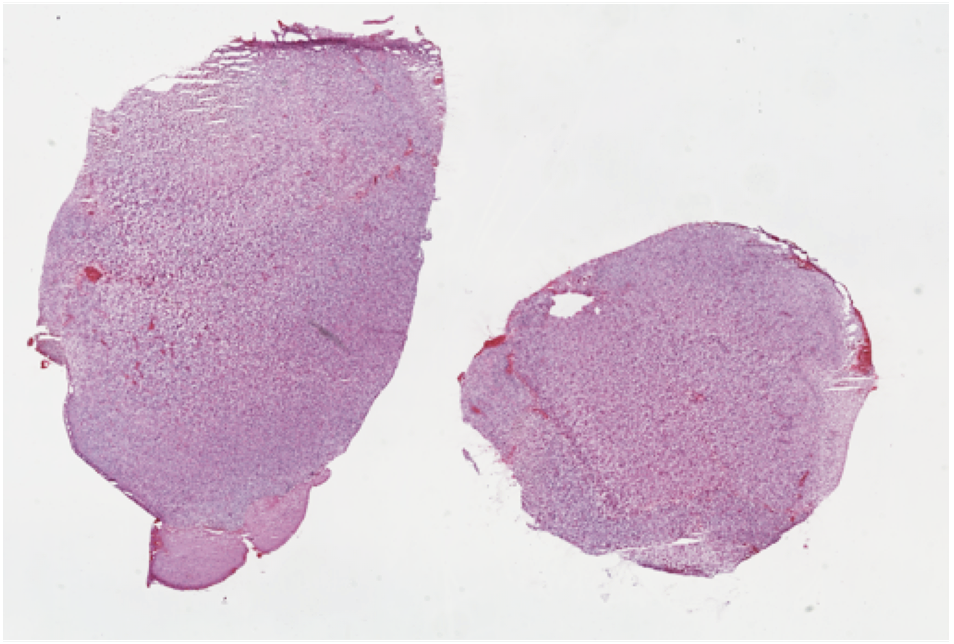
#> input picture PIL_OpenCV_image_processing/image_test.png, 954 x 644 px
$ jupyter execute opencv_part2.ipynb   (shell and % lines are left out)
#> lines starting #> are read from the running program, lines starting #| are printed output that depends on the picture; after the words box and inside, x2 and y2 are one past the last pixel; in counts of white or black regions, pixels touching at a corner belong together
[cell 1]
## Ref: https://www.youtube.com/watch?v=oXlwWbU8l2o

import cv2 as cv

import matplotlib.pyplot as plt

### Masking

[cell 2]
## read
a = cv.imread("image_test.png")
#> a is the input picture: shape (644, 954, 3); mean B, G, R 213.7, 199.5, 216.7

## display
#cv.imshow("window_name",a) ## will open an image window
#cv.waitKey(1000) ## 0 for infinite seconds
plt.imshow(a)

[cell 3]
import numpy as np

blank = np.zeros(a.shape[:2], dtype='uint8')  ## mask must have the same size with image

mask1 = cv.circle(blank.copy(), (a.shape[1]//2, a.shape[0]//2), 200, 255, -1)
b1 = cv.bitwise_and(a, a, mask=mask1)

mask2 = cv.rectangle(blank.copy(), (50,200), (300,500), (255,0,0), -1)
b2 = cv.bitwise_and(a, a, mask=mask2)


fig, ax = plt.subplots(1,5,figsize=(18,8))
ax[0].imshow(a)

ax[1].imshow(mask1, cmap="gray")
ax[2].imshow(b1)

ax[3].imshow(mask2, cmap="gray")
ax[4].imshow(b2)
#> figure, not shown here; B, G, R data is drawn as R, G, B

## Histogram

[cell 4]
gray = cv.cvtColor(a, cv.COLOR_BGR2GRAY)
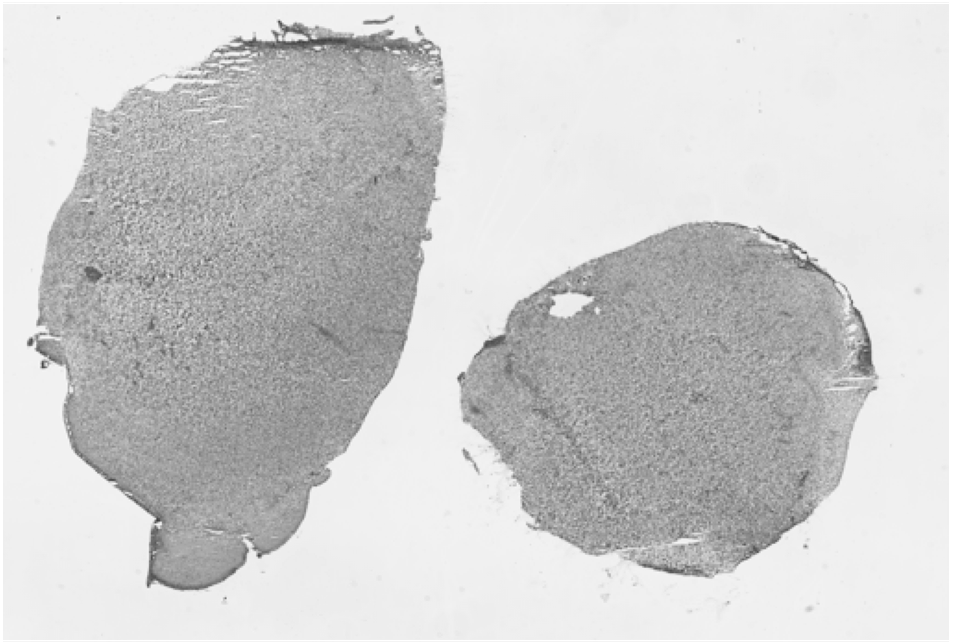
#> gray: shape (644, 954); min 55, max 255, mean 206.3

## calcHist(img, channels, mask, histSize, ranges) ## histSize = number of bins
gray_hist = cv.calcHist([gray], [0], None, [50], [0,256])
#> gray_hist = 50 values, max 278980 at index 46, min 0 at index 0, mean 12287.5

fig, ax = plt.subplots(1,3,figsize=(12,3))
ax[0].imshow(a)
ax[1].imshow(gray, cmap="gray")
ax[2].plot(gray_hist)
plt.tight_layout(h_pad=1, w_pad=1.5)
#> figure, not shown here; B, G, R data is drawn as R, G, B; panel 3: curve peaks at x = 46, y = 278980

[cell 5]
## calculate histogram within only a mask
a = cv.imread("image_test.png")

gray = cv.cvtColor(a, cv.COLOR_BGR2GRAY)

blank = np.zeros(a.shape[:2], dtype='uint8')  ## mask must have the same size with image

mask1 = cv.circle(blank.copy(), (300,400), 200, 255, -1)
b1 = cv.bitwise_and(a, a, mask=mask1)

mask2 = cv.circle(blank.copy(), (700,200), 200, 255, -1)
b2 = cv.bitwise_and(a, a, mask=mask2)
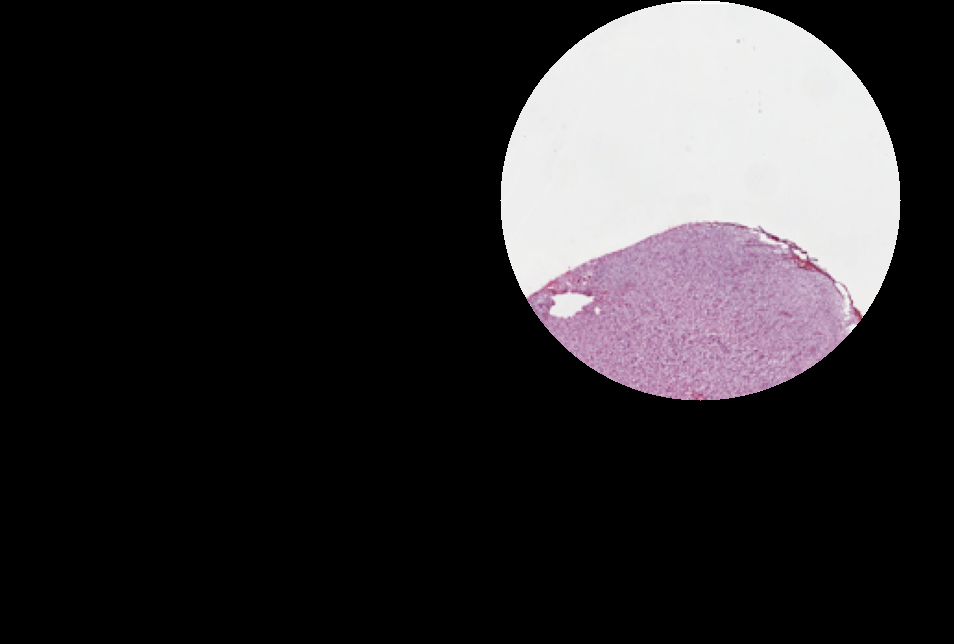
#> b2: shape (644, 954, 3); mean B, G, R 44.8, 42.6, 45.2

## calcHist(img, channels, mask, histSize, ranges) ## histSize = number of bins
gray_hist1 = cv.calcHist([gray], [0], mask1, [50], [0,256])
#> gray_hist1 = 50 values, max 30909 at index 46, min 0 at index 0, mean 2512.6
gray_hist2 = cv.calcHist([gray], [0], mask2, [50], [0,256])
#> gray_hist2 = 50 values, max 79684 at index 46, min 0 at index 0, mean 2512.6

fig, ax = plt.subplots(1,4,figsize=(18,3))
ax[0].imshow(a)
ax[1].imshow(b1)
ax[2].imshow(b2)
ax[3].plot(gray_hist1, label="gray_hist1")
ax[3].plot(gray_hist2, label="gray_hist2")
ax[3].legend()

plt.tight_layout(h_pad=1, w_pad=1.5)
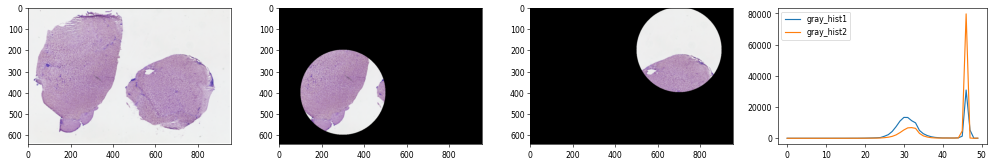
#> figure drawn by matplotlib, 4 panels; B, G, R data is drawn as R, G, B; panel 4: curve peaks at x = 46, y = 30909; panel 4: curve peaks at x = 46, y = 79684

[cell 6]
## Color histogram
a = cv.imread("image_test.png")

colors = ('b', 'g', 'r')
fig, ax = plt.subplots(1,1,figsize=(5,3))
for i,col in enumerate(colors):
    hist = cv.calcHist([a], [i], None, [50], [0,256])
    ax.plot(hist, color=col)
    ax.set_xlim([20,50])
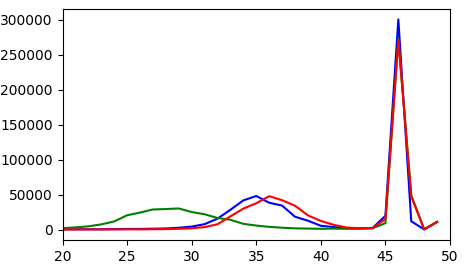
#> figure drawn by matplotlib, 1 panel; curve peaks at x = 46, y = 300250; curve peaks at x = 46, y = 272661; curve peaks at x = 46, y = 270726

### Thresholding

[cell 7]
a = cv.imread("image_test.png")
gray = cv.cvtColor(a, cv.COLOR_BGR2GRAY)

## Simple thresholding
## cv.threshold(img, thresh, maxval, type)
threshold, thresh = cv.threshold(gray, 150, 255, cv.THRESH_BINARY)
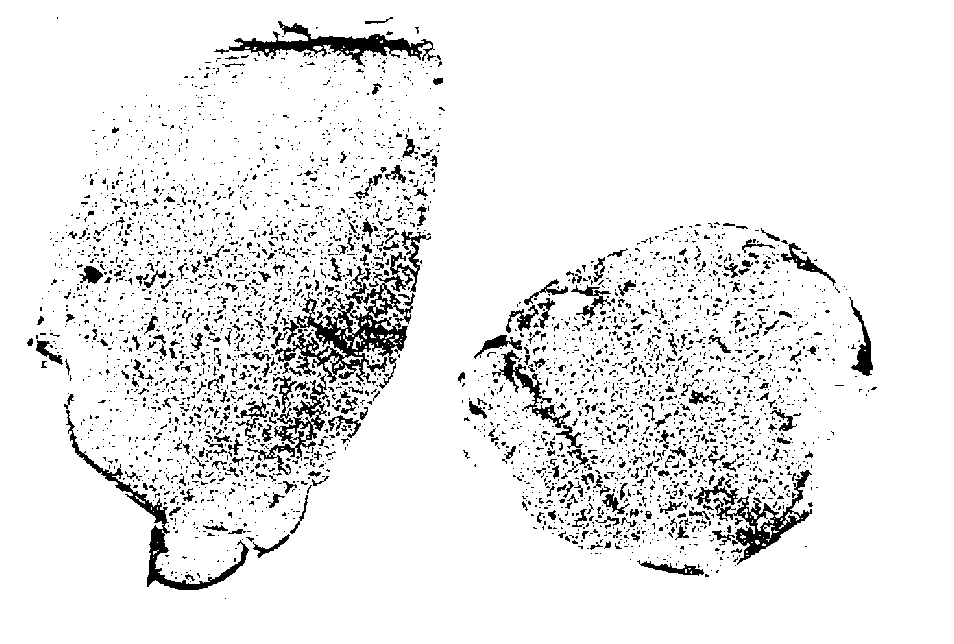
#> thresh: shape (644, 954); 91.9% white; 3521 black regions (3154 under 20 px), largest, box (x1, y1, x2, y2) and area: (275, 230, 431, 389) 5621, (214, 21, 436, 67) 2726, (66, 410, 249, 590) 2368

## thresh inverse
threshold, thresh_inv = cv.threshold(gray, 150, 255, cv.THRESH_BINARY_INV)

## Adaptive thresholding
##cv.adaptiveThreshold(img, maxValue, adaptiveMethod, thresholdType, blockSize, C)
adaptive_thresh = cv.adaptiveThreshold(gray, 255, cv.ADAPTIVE_THRESH_MEAN_C, cv.THRESH_BINARY, 11, 3)
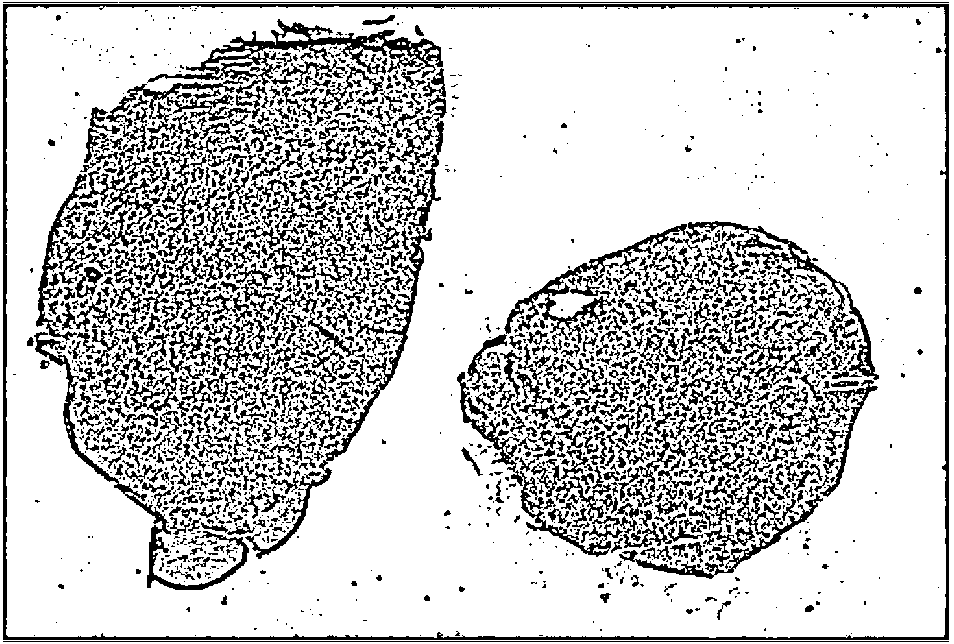
#> adaptive_thresh: shape (644, 954); 79.1% white; 2337 black regions (1458 under 20 px), largest, box (x1, y1, x2, y2) and area: (3, 4, 949, 640) 10681, (106, 19, 443, 129) 6925, (245, 227, 432, 559) 4068

fig, ax = plt.subplots(1,5,figsize=(18,8))
ax[0].imshow(a)
ax[1].imshow(gray, cmap="gray")
ax[2].imshow(thresh, cmap="gray")
ax[3].imshow(thresh_inv, cmap="gray")
ax[4].imshow(adaptive_thresh, cmap="gray")

plt.tight_layout(h_pad=1, w_pad=1.5)
#> figure, not shown here; B, G, R data is drawn as R, G, B

### Gradients - edge detection

[cell 8]
a = cv.imread("image_test.png")
gray = cv.cvtColor(a, cv.COLOR_BGR2GRAY)

## Laplacian
## cv.Laplacian(src, ddepth, dst=None,ksize=None, scale=None, delta=None)
lap = cv.Laplacian(gray, cv.CV_64F)
lap = np.uint8(np.absolute(lap))

## Sobel
sobelx = cv.Sobel(gray, cv.CV_64F, 1, 0)
sobely = cv.Sobel(gray, cv.CV_64F, 0, 1)
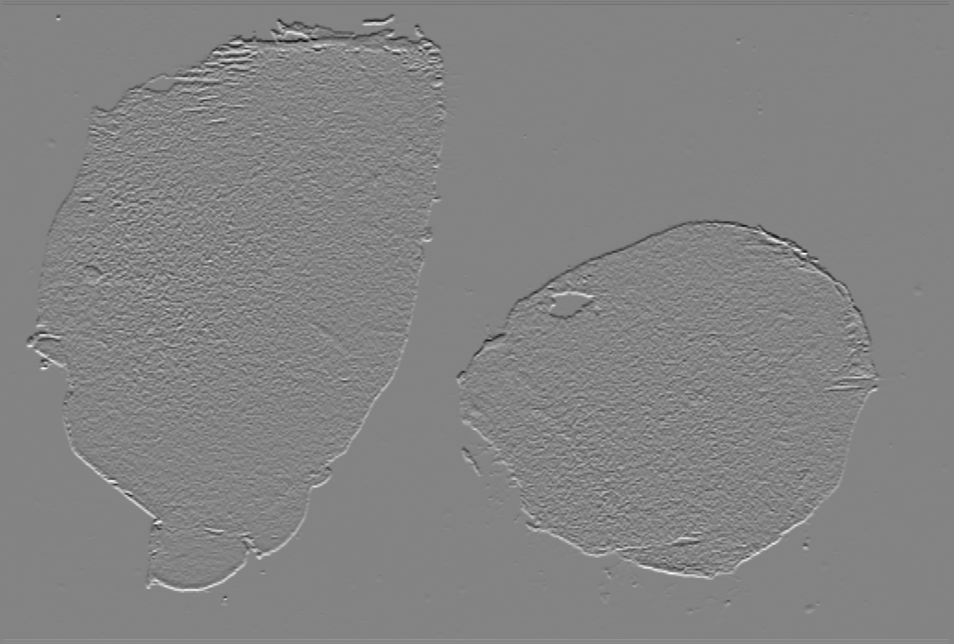
#> sobely: shape (644, 954) float64; min -577, max 540, mean 0; drawn with min black and max white

fig, ax = plt.subplots(1,4,figsize=(12,8))
ax[0].imshow(a)
ax[1].imshow(gray, cmap="gray")
ax[2].imshow(lap)
ax[3].imshow(lap,cmap="gray")

plt.tight_layout(h_pad=1, w_pad=1.5)
#> figure, not shown here; B, G, R data is drawn as R, G, B

[cell 9]
a = cv.imread("image_test.png")
gray = cv.cvtColor(a, cv.COLOR_BGR2GRAY)

## Sobel
sobelx = cv.Sobel(gray, cv.CV_64F, 1, 0)
sobely = cv.Sobel(gray, cv.CV_64F, 0, 1)

combined_sobel = cv.bitwise_or(sobelx, sobely)
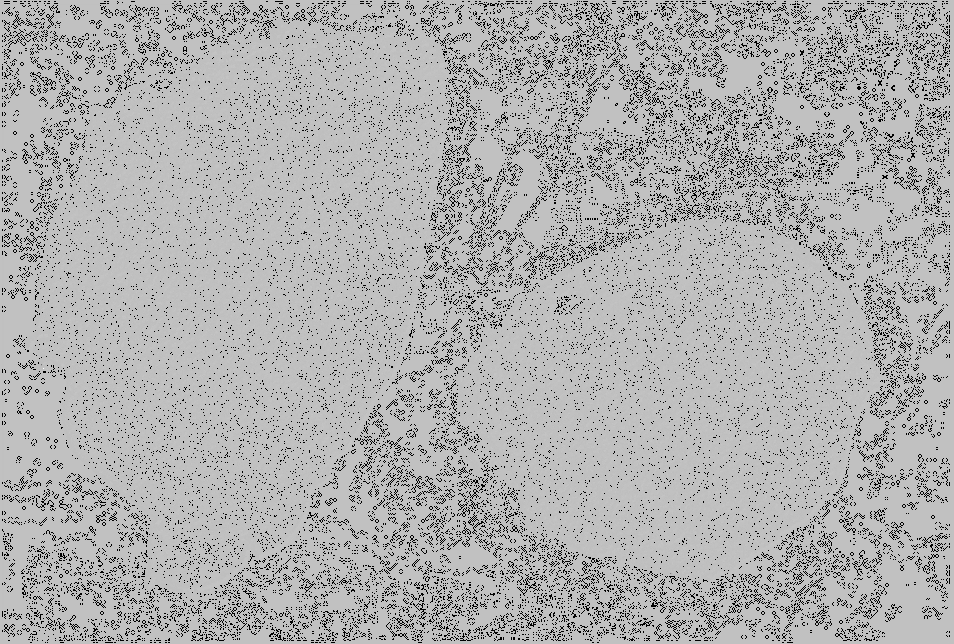
#> combined_sobel: shape (644, 954) float64; 8.93% of the values are NaN or infinite; the others: min -32640, max 10432, mean -43.71; drawn with min black, max white, NaN and infinite black

fig, ax = plt.subplots(1,5,figsize=(18,8))
ax[0].imshow(a)
ax[1].imshow(gray, cmap="gray")
ax[2].imshow(sobelx)
ax[3].imshow(sobely)
ax[4].imshow(combined_sobel, cmap="gray")

plt.tight_layout(h_pad=1, w_pad=1.5)
#> figure, not shown here; B, G, R data is drawn as R, G, B

[cell 10]
canny = cv.Canny(gray, 150, 175)
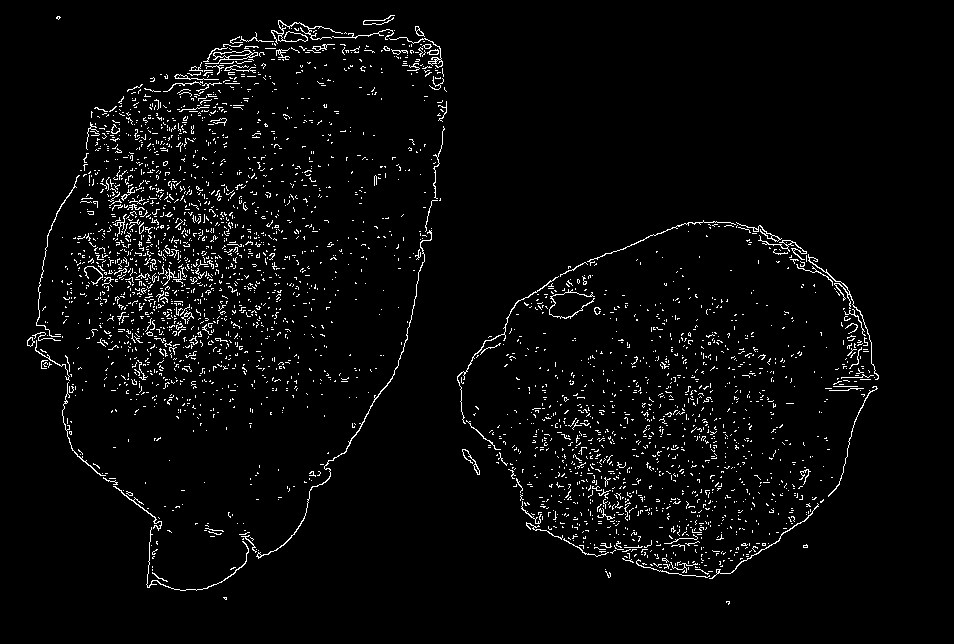
#> canny: shape (644, 954); 3.4% white in thin lines or dots, all inside (x1, y1, x2, y2) = (27, 15, 879, 605)

fig, ax = plt.subplots(1,4,figsize=(12,8))
ax[0].imshow(a)
ax[1].imshow(gray, cmap="gray")
ax[2].imshow(combined_sobel, cmap="gray")
ax[3].imshow(canny, cmap="gray")

plt.tight_layout(h_pad=1, w_pad=1.5)
#> figure, not shown here; B, G, R data is drawn as R, G, B
